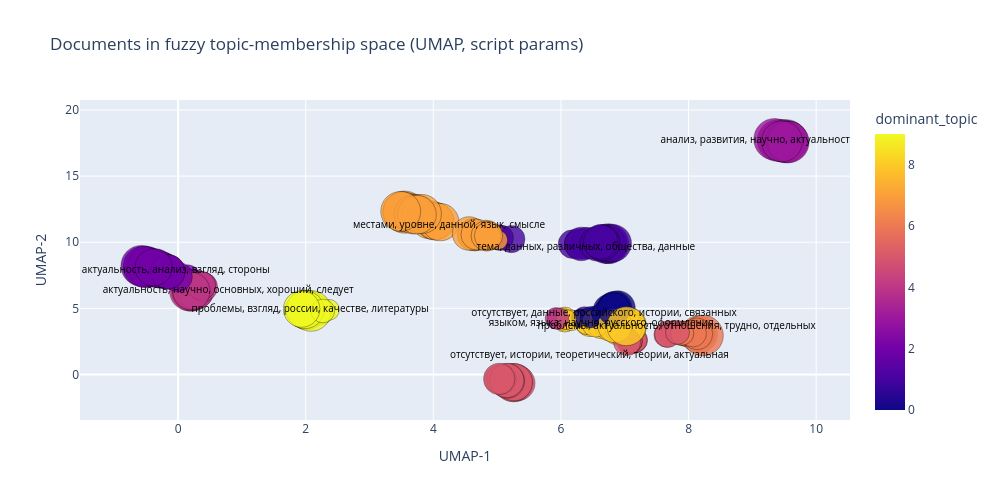

Write notebook code for a chart like this one.
### Code cell
# Scatter (Plotly): документы в пространстве soft-membership
# Используем UMAP-гиперпараметры скрипта (neighbors/components/min_dist/metric/init/seed).
import plotly.express as px
import plotly.graph_objects as go


def _safe_umap_neighbors(requested_neighbors: int, n_docs_local: int) -> int:
    if n_docs_local <= 2:
        return 1
    return max(2, min(requested_neighbors, n_docs_local - 1))


n_neighbors = _safe_umap_neighbors(SCRIPT_UMAP_NEIGHBORS, n_docs)
if n_docs <= 2:
    n_components = 1
else:
    n_components = max(2, min(SCRIPT_UMAP_COMPONENTS, membership.shape[1], n_docs - 1))

umap_model = UMAP(
    n_components=n_components,
    n_neighbors=n_neighbors,
    min_dist=SCRIPT_UMAP_MIN_DIST,
    metric=SCRIPT_UMAP_METRIC,
    init=SCRIPT_UMAP_INIT,
    random_state=RANDOM_STATE,
)
coords_full = umap_model.fit_transform(membership)

# Для scatter берем первые 2 оси (если n_components=1, вторую ось заполняем нулями)
x = coords_full[:, 0]
y = coords_full[:, 1] if coords_full.shape[1] > 1 else np.zeros_like(x)

plot_df = pd.DataFrame({
    'x': x,
    'y': y,
    'dominant_topic': df_docs['dominant_topic_from_membership'].astype(int),
    'dominant_prob': df_docs['dominant_prob'].astype(float),
    'book_title': df_docs.get('book_title', pd.Series([''] * len(df_docs))).astype(str),
    'reviewer_id': df_docs.get('reviewer_id', pd.Series([''] * len(df_docs))).astype(str),
})

fig = px.scatter(
    plot_df,
    x='x',
    y='y',
    color='dominant_topic',
    size='dominant_prob',
    size_max=30,
    hover_data={
        'book_title': True,
        'reviewer_id': True,
        'dominant_topic': True,
        'dominant_prob': ':.4f',
        'x': ':.4f',
        'y': ':.4f',
    },
    title='Documents in fuzzy topic-membership space (UMAP, script params)',
)
fig.update_traces(marker={'line': {'width': 0.4, 'color': 'black'}, 'opacity': 0.8})

# Одна подпись на кластер: 5 топ-слов темы в центре соответствующего кластера.
centers = (
    plot_df.groupby('dominant_topic', as_index=False)[['x', 'y']]
    .mean()
    .sort_values('dominant_topic')
)

topic_label_map = {}
for row in topic_rows:
    tid = int(row.get('topic_id'))
    words = list(row.get('top_words', []))[:5]
    topic_label_map[tid] = ', '.join(words) if words else f'topic_{tid}'

centers['cluster_label'] = centers['dominant_topic'].map(
    lambda t: topic_label_map.get(int(t), f'topic_{int(t)}')
)

fig.add_trace(
    go.Scatter(
        x=centers['x'],
        y=centers['y'],
        mode='text',
        text=centers['cluster_label'],
        textposition='middle center',
        textfont={'size': 10, 'color': 'black'},
        showlegend=False,
        hoverinfo='skip',
    )
)

fig.update_layout(
    xaxis_title='UMAP-1',
    yaxis_title='UMAP-2',
    legend_title='Dominant topic id',
    width=1000,
    height=500,
)
fig.show()

print(
    'UMAP params:',
    {
        'n_neighbors': n_neighbors,
        'n_components': n_components,
        'min_dist': SCRIPT_UMAP_MIN_DIST,
        'metric': SCRIPT_UMAP_METRIC,
        'init': SCRIPT_UMAP_INIT,
        'random_state': RANDOM_STATE,
    },
)

### Figure 1 — Plotly figure (JSON) as saved in the notebook; plotly's stock layout.template omitted (floating-point values rounded to 4 significant figures; data arrays with more than 128 entries replaced by an {"elided": "..."} marker saying what was removed)
{"data": [{"customdata": {"elided": "191x4 mixed values"}, "hovertemplate": "x=%{x:.4f}<br>y=%{y:.4f}<br>dominant_prob=%{customdata[3]:.4f}<br>book_title=%{customdata[0]}<br>reviewer_id=%{customdata[1]}<br>dominant_topic=%{marker.color}<extra></extra>", "legendgroup": "", "marker": {"color": {"elided": "191 int values"}, "coloraxis": "coloraxis", "line": {"color": "black", "width": 0.4}, "opacity": 0.8, "size": {"elided": "191 float values"}, "sizemode": "area", "sizeref": 0.001109, "symbol": "circle"}, "mode": "markers", "name": "", "orientation": "v", "showlegend": false, "type": "scatter", "x": {"elided": "191 float values"}, "xaxis": "x", "y": {"elided": "191 float values"}, "yaxis": "y"}, {"hoverinfo": "skip", "mode": "text", "showlegend": false, "text": ["отсутствует, данные, российского, истории, связанных", "тема, данных, различных, общества, данные", "язык, актуальность, анализ, взгляд, стороны", "анализ, развития, научно, актуальность, качество", "актуальность, научно, основных, хороший, следует", "отсутствует, истории, теоретический, теории, актуальная", "проблемы, актуальность, отношения, трудно, отдельных", "местами, уровне, данной, язык, смысле", "языком, языка, научно, русского, оформления", "проблемы, взгляд, россии, качестве, литературы"], "textfont": {"color": "black", "size": 10}, "textposition": "middle center", "type": "scatter", "x": [6.674, 6.391, -0.2587, 9.47, 0.7843, 6.446, 7.814, 4.245, 6.632, 2.069], "y": [4.639, 9.62, 7.859, 17.66, 6.339, 1.431, 3.605, 11.26, 3.825, 4.889]}], "layout": {"coloraxis": {"colorbar": {"title": {"text": "dominant_topic"}}, "colorscale": [[0, "#0d0887"], [0.1111, "#46039f"], [0.2222, "#7201a8"], [0.3333, "#9c179e"], [0.4444, "#bd3786"], [0.5556, "#d8576b"], [0.6667, "#ed7953"], [0.7778, "#fb9f3a"], [0.8889, "#fdca26"], [1, "#f0f921"]]}, "height": 500, "legend": {"itemsizing": "constant", "title": {"text": "Dominant topic id"}, "tracegroupgap": 0}, "title": {"text": "Documents in fuzzy topic-membership space (UMAP, script params)"}, "width": 1000, "xaxis": {"anchor": "y", "domain": [0, 1], "title": {"text": "UMAP-1"}}, "yaxis": {"anchor": "x", "domain": [0, 1], "title": {"text": "UMAP-2"}}}}
